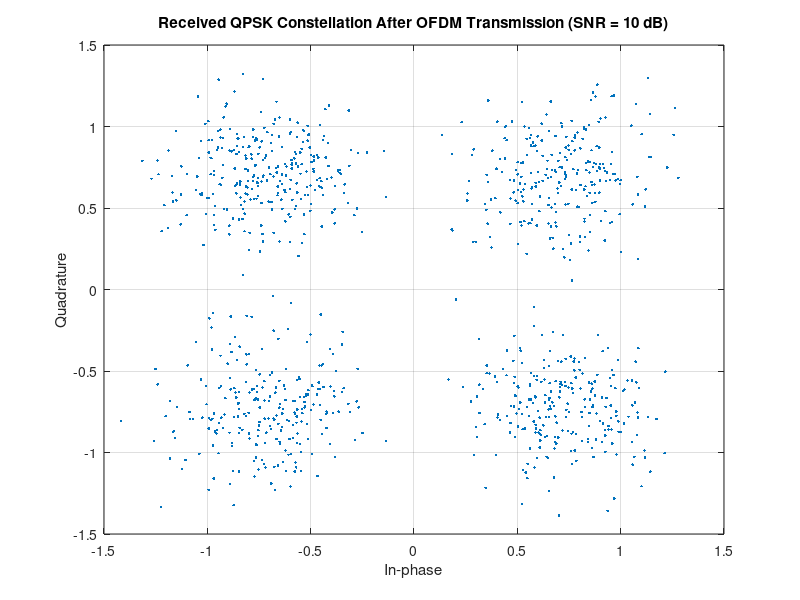
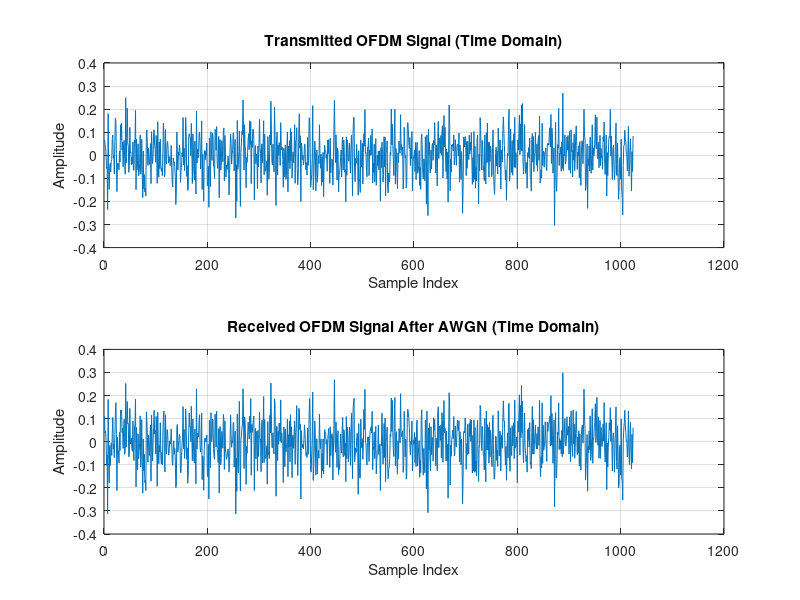

Reproduce these figures in MATLAB, in order.
clc; clear; close all;

%% Parameters
ModulationOrder     = 4;       % QPSK modulation
NumberOfSymbols     = 1024;    % Total number of symbols
NumberOfSubCarriers = 64;      % Number of OFDM subcarriers
SNRdB               = 10;      % Signal-to-Noise Ratio (in dB)

%% Transmitter

% Generate Random QPSK Data
GeneratedDatas   = randi([0 ModulationOrder-1], NumberOfSymbols, 1);

% QPSK Modulation
GeneratedSymbols = pskmod(GeneratedDatas, ModulationOrder, pi/ModulationOrder);

% Reshape Data for OFDM Transmission (Each Column is an OFDM Symbol)
NumberOfOFDMSymbols = NumberOfSymbols / NumberOfSubCarriers;
SubCarrierSymbols   = reshape(GeneratedSymbols, NumberOfSubCarriers, NumberOfOFDMSymbols);

% IFFT to Convert to Time Domain (Per OFDM Symbol)
TimeDomainSymbols = ifft(SubCarrierSymbols);

% Serialize for Transmission
TransmittedSignal = TimeDomainSymbols(:);

%% AWGN Channel (Manually Adding Gaussian Noise)

% Compute Signal Power
SignalPower = mean(abs(TransmittedSignal).^2);

% Convert SNR from dB to Linear Scale
SNR_Linear = 10^(SNRdB/10);

% Compute Noise Power
NoisePower = SignalPower / SNR_Linear;

% Generate Complex Gaussian Noise
Noise = sqrt(NoisePower/2) * (randn(size(TransmittedSignal)) + 1j * randn(size(TransmittedSignal)));

% Add Noise to the Transmitted Signal
ReceivedSignal = TransmittedSignal + Noise;

%% Receiver

% Reshape Back into OFDM Symbols
ReceivedSymbolsMatrix = reshape(ReceivedSignal, NumberOfSubCarriers, NumberOfOFDMSymbols);

% FFT to Convert Back to Frequency Domain
RecoveredSubCarrierSymbols = fft(ReceivedSymbolsMatrix);

% QPSK Demodulation
DemodulatedSymbols = pskdemod(RecoveredSubCarrierSymbols(:), ModulationOrder, pi/ModulationOrder);

%% BER Calculation
BitErrors = sum(GeneratedDatas ~= DemodulatedSymbols);
BER = BitErrors / length(GeneratedDatas);
disp(['Bit Error Rate (BER): ', num2str(BER)]);

%% Visualization

% Scatter Plot: Received Symbols After AWGN
figure;
scatterplot(RecoveredSubCarrierSymbols(:));
title(['Received QPSK Constellation After OFDM Transmission (SNR = ', num2str(SNRdB), ' dB)']);
grid on;

% Time-Domain Signal Visualization
figure;
subplot(2,1,1);
plot(real(TransmittedSignal));
title('Transmitted OFDM Signal (Time Domain)');
xlabel('Sample Index');
ylabel('Amplitude');
grid on;

subplot(2,1,2);
plot(real(ReceivedSignal));
title('Received OFDM Signal After AWGN (Time Domain)');
xlabel('Sample Index');
ylabel('Amplitude');
grid on;
